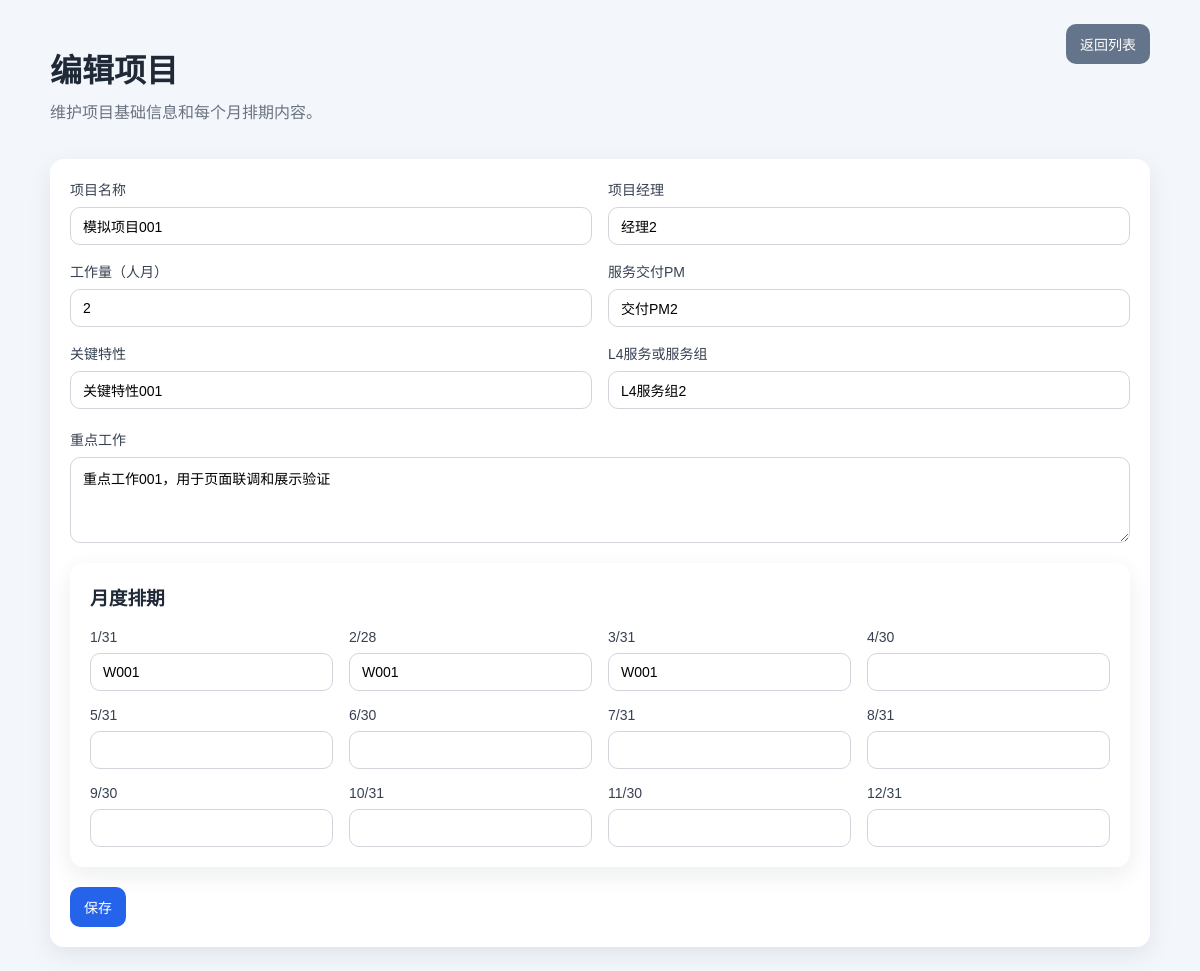
Screenshot of /admin/projects/1/edit with the database file from the repository.
### tables this page shows
CREATE TABLE projects (
                id INTEGER PRIMARY KEY AUTOINCREMENT,
                project_name TEXT,
                project_manager TEXT,
                workload_person_month TEXT,
                focus_work TEXT,
                feature_name TEXT,
                service_group TEXT,
                delivery_pm TEXT,
                "1/31" TEXT,
                "2/28" TEXT,
                "3/31" TEXT,
                "4/30" TEXT,
                "5/31" TEXT,
                "6/30" TEXT,
                "7/31" TEXT,
                "8/31" TEXT,
                "9/30" TEXT,
                "10/31" TEXT,
                "11/30" TEXT,
                "12/31" TEXT,
                created_at TEXT DEFAULT CURRENT_TIMESTAMP,
                updated_at TEXT DEFAULT CURRENT_TIMESTAMP
            );

### src/app.py (the view, shortened to what this page needs)
@app.route('/admin/projects/<int:project_id>/edit', methods=['GET', 'POST'])
def admin_project_edit(project_id):
    project = load_project(project_id)
    if not project:
        return redirect(url_for('admin_projects'))
    return render_template('project_form.html', project=project, months=MILESTONE_COLUMNS, mode='edit')

### src/app.py (called while the page is built)
def get_conn():
    DB_PATH.parent.mkdir(parents=True, exist_ok=True)
    conn = sqlite3.connect(DB_PATH)
    conn.row_factory = sqlite3.Row
    return conn

def init_db():
    with get_conn() as conn:
        month_defs = ",\n                ".join([f'"{month}" TEXT' for month in MILESTONE_COLUMNS])
        conn.execute(
            f"""
            CREATE TABLE IF NOT EXISTS projects (
                id INTEGER PRIMARY KEY AUTOINCREMENT,
                project_name TEXT,
                project_manager TEXT,
                workload_person_month TEXT,
                focus_work TEXT,
                feature_name TEXT,
                service_group TEXT,
                delivery_pm TEXT,
                {month_defs},
                created_at TEXT DEFAULT CURRENT_TIMESTAMP,
                updated_at TEXT DEFAULT CURRENT_TIMESTAMP
            )
            """
        )
        conn.commit()

def load_project(project_id):
    init_db()
    with get_conn() as conn:
        row = conn.execute(
            f"""
            SELECT
                id,
                project_name,
                project_manager,
                workload_person_month,
                focus_work,
                feature_name,
                service_group,
                delivery_pm,
                {', '.join([f'"{month}"' for month in MILESTONE_COLUMNS])}
            FROM projects
            WHERE id = ?
            """,
            (project_id,),
        ).fetchone()
        return dict(row) if row else None

### templates/project_form.html (shortened to what this page needs)
<!doctype html>
<html lang="zh-CN">
<head>
  <link rel="stylesheet" href="{{ url_for('static', filename='style.css') }}">
</head>
<body>
  <div class="page form-page">
    <header class="toolbar">
      <div>
        <h1>{% if mode == 'edit' %}编辑项目{% else %}新增项目{% endif %}</h1>
        <p>维护项目基础信息和每个月排期内容。</p>
      </div>
      <div class="toolbar-actions">
        <a class="button secondary" href="../projects">返回列表</a>
      </div>
    </header>
    <form method="post" class="card project-form">
      <div class="form-grid">
        <label>项目名称<input type="text" name="project_name" value="{{ project.project_name or '' }}"></label>
        <label>项目经理<input type="text" name="project_manager" value="{{ project.project_manager or '' }}"></label>
        <label>工作量（人月）<input type="text" name="workload_person_month" value="{{ project.workload_person_month or '' }}"></label>
        <label>服务交付PM<input type="text" name="delivery_pm" value="{{ project.delivery_pm or '' }}"></label>
        <label>关键特性<input type="text" name="feature_name" value="{{ project.feature_name or '' }}"></label>
        <label>L4服务或服务组<input type="text" name="service_group" value="{{ project.service_group or '' }}"></label>
      </div>
      <label class="block-field">重点工作
        <textarea name="focus_work" rows="4">{{ project.focus_work or '' }}</textarea>
      </label>
      <div class="card inner-card">
        <h3>月度排期</h3>
        <div class="month-grid-form">
          {% for month in months %}
            <label>{{ month }}<input type="text" name="{{ month }}" value="{{ project[month] if project and month in project else '' }}"></label>
          {% endfor %}
        </div>
      </div>
      <div class="toolbar-actions">
        <button class="button" type="submit">保存</button>
      </div>
    </form>
  </div>
</body>
</html>

### static/style.css (style rules this page uses)
body { margin: 0; font-family: Arial, "PingFang SC", "Microsoft YaHei", sans-serif; background: #f3f6fb; color: #1f2937; }
.page { max-width: 1500px; margin: 0 auto; padding: 24px; }
header h1 { margin-bottom: 8px; }
header p { margin-top: 0; color: #6b7280; }
.toolbar { display: flex; justify-content: space-between; gap: 16px; align-items: flex-start; margin-bottom: 20px; }
.toolbar-actions { display: flex; gap: 12px; align-items: center; flex-wrap: wrap; }
.button { display: inline-flex; align-items: center; justify-content: center; padding: 10px 14px; border-radius: 10px; background: #2563eb; color: #fff; text-decoration: none; border: 0; cursor: pointer; font-size: 14px; }
.button.secondary { background: #64748b; }
.card { background: #fff; border-radius: 14px; padding: 20px; box-shadow: 0 8px 24px rgba(15, 23, 42, 0.08); }
.form-page { max-width: 1100px; }
.project-form { display: flex; flex-direction: column; gap: 20px; }
.form-grid { display: grid; grid-template-columns: repeat(2, minmax(0, 1fr)); gap: 16px; }
.form-grid label, .month-grid-form label, .block-field { display: flex; flex-direction: column; gap: 8px; font-size: 14px; color: #374151; }
.form-grid input, .month-grid-form input, .block-field textarea { border: 1px solid #d1d5db; border-radius: 10px; padding: 10px 12px; font-size: 14px; font-family: inherit; }
.inner-card h3 { margin-top: 0; }
.month-grid-form { display: grid; grid-template-columns: repeat(4, minmax(0, 1fr)); gap: 16px; }

### rows the page displays
projects: project_name "模拟项目001", project_manager "经理2", workload_person_month "2", delivery_pm "交付PM2", feature_name "关键特性001", service_group "L4服务组2", focus_work "重点工作001，用于页面联调和展示验证", project "W001" "W001" "W001"

### other values shown
{{ month }} "1/31" "2/28" "3/31" "4/30" "5/31" "6/30" "7/31" "8/31" "9/30" "10/31" "11/30" "12/31"
